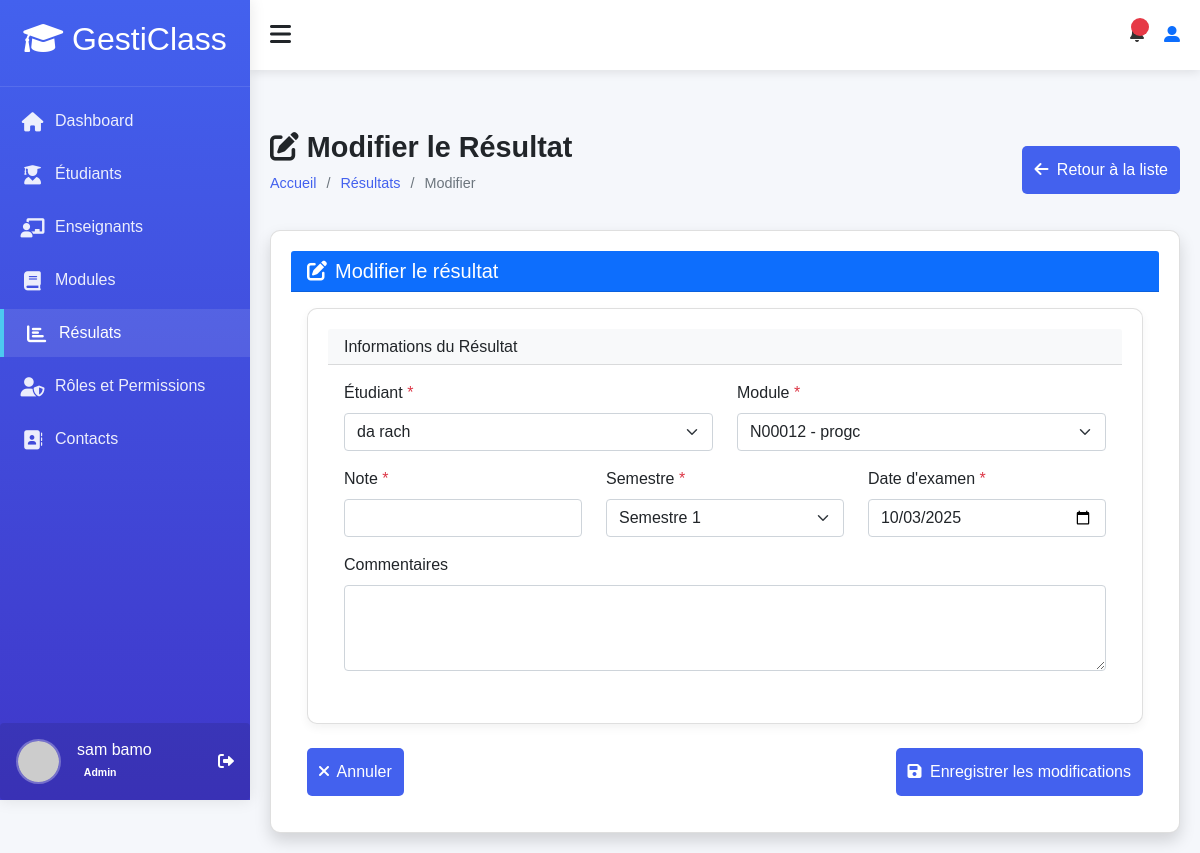
/accounts/results/2/update/ (signed in), run on the app's committed database.
### accounts/models.py (models this page shows, shortened)
class User(AbstractUser):
    ROLE_CHOICES = (
        ('admin', 'Administrateur'),
        ('teacher', 'Enseignant'),
        ('student', 'Élève'),
    )
    profil = models.CharField(max_length=10, choices=ROLE_CHOICES, default='student')
    phone = models.CharField(max_length=20, blank=True)
    birth_date = models.DateField(null=True, blank=True)
    photo = models.ImageField(upload_to='users/', null=True, blank=True)
    specialty = models.CharField(max_length=100, null=True, blank=True)
    hire_date = models.DateField(null=True, blank=True)
    address = models.TextField(blank=True)
    phone_number = models.CharField(max_length=15, blank=True)
    date_of_birth = models.DateField(null=True, blank=True)
    class Meta:
        permissions = [
        ("peut_acceder_module", "Peut acceder au module"),
        ("peut_acceder_aux_eleve", "Peut acceder aux eleves"),
        ("peut_acceder_aux_enseignants", "peut acceder aux enseigants"),
        ("peut_acceder_aux_roles", "peut acceder aux roles"),
        ("peut_acceder_au_dashboard", "Peut accéder au tableau de bord "),
        ("dashboard", "Peut voir les infos utiles  pour des étudiants"),
        ("peut_voir_infos_utile_teacher", "Peut voir les infos utiles pour des enseignants"),
        ("peut_agir_infos_utile_student", "Peut agir sur les infos utiles pour des étudiants"),
        ("peut_agir_infos_utile_teacher", "Peut agir sur les infos utiles pour des enseignants"),
        ("can_view_student_performance_data", "Peut voir ses données de performance  étudiants"),
        ("can_view_teacher_module_performance_data", "Peut voir les données de performance des modules des enseignants"),
        ("can_view_all_students_performance_data ", "Peut voir les données de performance de tous les étudiants"),
        ("can_view_student_list", "Peut voir la liste des étudiants"),
        ("can_view_teacher_list", "Peut voir la liste des enseignants"),
        ("can_view_module_list", "Peut voir la liste des modules"),
        ("can_view_results_list", "Peut voir la liste résultats"),
        ("can_view_suggestions_list", "Peut voir la liste des suggestions"),
        ("can_view_module_details", "Peut les details d'un module"),
        ("can_view_student_details", "Peut voir les détails d'un étudiant"),
        ("can_view_teacher_details", "Peut voir les détails d'un enseignant"),
        ("can_view_own_details", "Peut voir ses propres détails"),
        ("cans_view_results", "Peut voir les résultats"),
        ("can_view_own_results", "Peut voir ses propres résultats"),
        ("can_view_section__admin", "Peut voir la d'administration des section"),
        ("view_role", "Peut voir les rôles"),
        ("add_role", "Peut ajouter un rôle"),
        ("change_role", "Peut modifier un rôle"),
        ("delete_role", "Peut supprimer un rôle"),
        ("assign_role", "Peut assigner des rôles"),
        ("view_timetable", "Peut voir l'emploi du temps"),
        ("manage_timetable", "Peut gérer l'emploi du temps"),
        ("can_add_teacher", "Peut ajouter un enseignant"),
        ("can_add_student", "Peut ajouter un étudiant"),
        ("can_change_teacher", "Peut modifier un enseignant"),
        ("can_change_student", "Peut modifier un étudiant"),
        ("can_delete_teacher", "Peut supprimer un enseignant"),
        ("can_delete_student", "Peut supprimer un étudiant"),
        ("can_view_schoolinfo", "Peut voir les informations de l'école"),
        ("can_add_schoolinfo", "Peut ajouter les informations de l'école"),
        ("can_change_schoolinfo", "Peut modifier les informations de l'école"),
        ("can_delete_schoolinfo", "Peut supprimer les informations de l'école"),
        ]

class Result(models.Model):
    SEMESTER_CHOICES = [
        ('S1', 'Semestre 1'),
        ('S2', 'Semestre 2'),
        ('S3', 'Semestre 3'),
        ('S4', 'Semestre 4'),
        ('S5', 'Semestre 5'),
        ('S6', 'Semestre 6'),
    ]
    student = models.ForeignKey(User, on_delete=models.CASCADE, limit_choices_to={'profil': 'student'})
    module = models.ForeignKey(Module, on_delete=models.CASCADE)
    score = models.DecimalField(max_digits=4, decimal_places=2, verbose_name="Note")
    exam_date = models.DateField(verbose_name="Date de l'examen")
    semester = models.CharField(max_length=2, choices=SEMESTER_CHOICES,default='S1',  verbose_name="Semestre")
    comments = models.TextField(blank=True, verbose_name="Commentaires")
    created_at = models.DateTimeField(auto_now_add=True)
    updated_at = models.DateTimeField(auto_now=True)
    niveau = models.CharField(max_length=50, default='Non spécifié')
    class Meta:
        unique_together = ['student', 'module']
        ordering = ['-exam_date', 'module']

class Module(models.Model):
    SEMESTER_CHOICES = [
        ('S1', 'Semestre 1'),
        ('S2', 'Semestre 2'),
        ('S3', 'Semestre 3'),
        ('S4', 'Semestre 4'),
        ('S5', 'Semestre 5'),
        ('S6', 'Semestre 6'),
    ]
    name = models.CharField(max_length=100, verbose_name="Nom du module")
    code = models.CharField(max_length=20, unique=True, verbose_name="Code du module")
    description = models.TextField(blank=True, verbose_name="Description")
    coefficient = models.FloatField(default=1, verbose_name="Coefficient")
    credit = models.IntegerField(default=1, verbose_name="Crédits")
    semester = models.CharField(
        max_length=2,
        choices=SEMESTER_CHOICES,
        blank=True,
        null=True,
        verbose_name="Semestre"
    )
    teacher = models.ForeignKey(
        User,
        on_delete=models.SET_NULL,
        null=True,
        blank=True,
        limit_choices_to={'profil': 'teacher'},
        verbose_name="Enseignant"
    )
    cm_hours = models.FloatField(default=0, verbose_name="Heures de CM")
    td_hours = models.FloatField(default=0, verbose_name="Heures de TD")
    tp_hours = models.FloatField(default=0, verbose_name="Heures de TP")

### accounts/views.py (the view, shortened to what this page needs)
# urls.py: path('results/<int:result_id>/update/', views.update_result,
@login_required
def update_result(request, result_id):
    result = get_object_or_404(Result, id=result_id)
    if not request.user.is_superuser and not request.user.is_staff:
        raise PermissionDenied("Seuls les administrateurs et le staff peuvent modifier des résultats.")
    students = User.objects.filter(profil='student')
    modules = Module.objects.all()
    semesters = [
        ('S1', 'Semestre 1'),
        ('S2', 'Semestre 2'),
        ('S3', 'Semestre 3'),
        ('S4', 'Semestre 4'),
        ('S5', 'Semestre 5'),
        ('S6', 'Semestre 6'),
    ]
    context = {
        'result': result,
        'students': students,
        'modules': modules,
        'semesters': semesters,
        'title': 'Modifier le résultat'
    }
    return render(request, 'results/update_result.html', context)

### accounts/templates/results/update_result.html (shortened to what this page needs)
{% extends "models/base.html" %}
{% load static %}
{% block content %}
<div class="content">
    <div class="page-title">
        <div>
            <h2><i class="fas fa-edit me-2"></i>Modifier le Résultat</h2>
            <ul class="breadcrumb">
                <li><a href="{% url 'dashboard:dashboard' %}">Accueil</a></li>
                <li><a href="{% url 'accounts:results_list' %}">Résultats</a></li>
                <li>Modifier</li>
            </ul>
        </div>
        <a href="{% url 'accounts:results_list' %}" class="btn btn-secondary">
            <i class="fas fa-arrow-left me-1"></i> Retour à la liste
        </a>
    </div>
    <div class="card shadow">
        <div class="card-header bg-primary text-white">
            <h5 class="m-0"><i class="fas fa-edit me-2"></i>Modifier le résultat</h5>
        </div>
        <div class="card-body">
            <form method="post">
                <div class="row">
                    <div class="col-12">
                        <div class="card">
                            <div class="card-header bg-light">
                                <h6 class="m-0">Informations du Résultat</h6>
                            </div>
                            <div class="card-body">
                                <div class="row">
                                    <div class="col-md-6 mb-3">
                                        <label for="student" class="form-label">Étudiant <span class="text-danger">*</span></label>
                                        <select class="form-select" id="student" name="student" required>
                                            {% for student in students %}
                                                <option value="{{ student.id }}" {% if result.student.id == student.id %}selected{% endif %}>{{ student.get_full_name }}</option>
                                            {% endfor %}
                                        </select>
                                    </div>
                                    <div class="col-md-6 mb-3">
                                        <label for="module" class="form-label">Module <span class="text-danger">*</span></label>
                                        <select class="form-select" id="module" name="module" required>
                                            {% for module in modules %}
                                                <option value="{{ module.id }}" {% if result.module.id == module.id %}selected{% endif %}>{{ module.code }} - {{ module.name }}</option>
                                            {% endfor %}
                                        </select>
                                    </div>
                                </div>
                                <div class="row">
                                    <div class="col-md-4 mb-3">
                                        <label for="score" class="form-label">Note <span class="text-danger">*</span></label>
                                        <input type="number" class="form-control" id="score" name="score"
                                               value="{{ result.score }}" min="0" max="20" step="0.01" required>
                                    </div>
                                    <div class="col-md-4 mb-3">
                                        <label for="semester" class="form-label">Semestre <span class="text-danger">*</span></label>
                                        <select class="form-select" id="semester" name="semester" required>
                                            {% for value, label in semesters %}
                                                <option value="{{ value }}" {% if result.semester == value %}selected{% endif %}>{{ label }}</option>
                                            {% endfor %}
                                        </select>
                                    </div>
                                    <div class="col-md-4 mb-3">
                                        <label for="exam_date" class="form-label">Date d'examen <span class="text-danger">*</span></label>
                                        <input type="date" class="form-control" id="exam_date" name="exam_date"
                                               value="{{ result.exam_date|date:'Y-m-d' }}" required>
                                    </div>
                                </div>
                                <div class="mb-3">
                                    <label for="comments" class="form-label">Commentaires</label>
                                    <textarea class="form-control" id="comments" name="comments" rows="3">{{ result.comments }}</textarea>
                                </div>
                            </div>
                        </div>
                    </div>
                </div>
                <div class="row mt-4">
                    <div class="col-12">
                        <div class="d-flex justify-content-between">
                            <a href="{% url 'accounts:results_list' %}" class="btn btn-secondary">
                                <i class="fas fa-times me-1"></i> Annuler
                            </a>
                            <button type="submit" class="btn btn-primary">
                                <i class="fas fa-save me-1"></i> Enregistrer les modifications
                            </button>
                        </div>
                    </div>
                </div>
            </form>
        </div>
    </div>
</div>
{% endblock %}

### templates/models/sidebar.html
<div class="sidebar" id="sidebar">
    <div class="sidebar-header">
        <h2><i class="fas fa-graduation-cap text-white"></i> GestiClass</h2>
    </div>
    <div class="sidebar-menu">
        <ul>
            <li><a href="{% url 'dashboard:dashboard' %}" class="active"><i class="fas fa-home"></i> Dashboard</a></li>
            <li><a href="{% url 'accounts:students_list' %}"><i class="fas fa-user-graduate"></i> Étudiants</a></li>
            {% if perms.accounts.peut_acceder_aux_enseignants %}
            <li><a href="{% url 'accounts:teachers_list' %}" ><i class="fas fa-chalkboard-teacher"></i> Enseignants</a></li>
            {% endif %}
            {% if perms.accounts.peut_acceder_module %}
            <li><a href="{% url 'accounts:modules_list' %}"><i class="fas fa-book"></i> Modules</a></li>
            {% endif %}
            <li><a href="{% url 'accounts:results_list' %}"><i class="fas fa-chart-bar"></i> Résulats</a></li>
            {% if perms.accounts.peut_acceder_aux_roles %}
            <li><a href="{% url 'accounts:role_list' %}"><i class="fas fa-user-shield"></i> Rôles et Permissions</a></li>
            {% endif %}
            <li><a href="{% url 'accounts:contact' %}"><i class="fas fa-address-book"></i> Contacts</a></li>
        </ul>
    </div>
    <div class="user-profile d-flex align-items-center p-3 rounded ">
        {% if user.photo %}
            <img src="{{ user.photo.url }}"
                 alt="Photo de {{ user.get_full_name }}"
                 class="rounded-circle me-3"
                 style="width: 45px; height: 45px; object-fit: cover;">
        {% else %}
            <img src="https://ui-avatars.com/api/?name={{ user.first_name }}+{{ user.last_name }}&background=0D8ABC&color=fff&size=128"
                 alt="Avatar de {{ user.get_full_name }}"
                 class="rounded-circle me-3"
                 style="width: 45px; height: 45px; object-fit: cover;">
        {% endif %}
        <div class="user-info">
            <h6 class="mb-0  ">{{ user.get_full_name }}</h6>
            <small>
                {% if user.profil == 'student' %}
                    <span class="badge rounded-pill">Élève</span>
                {% elif user.profil == 'teacher' %}
                    <span class="badge rounded-pill" >Professeur</span>
                {% elif user.profil == 'admin' %}
                    <span class="badge rounded-pill" >Admin</span>
                {% endif %}
            </small>
        </div>
        <div class="ms-auto">
            <a href="{% url 'accounts:logout' %}" class="text-decoration-none text-white">
                <i class="fas fa-sign-out-alt"></i>
            </a>
        </div>
    </div>
</div>

### data on the page
User: get_full_name "sam bamo"
Result: student "da rach", module "N00012 - progc", semester "Semestre 1", exam_date "10/03/2025"
